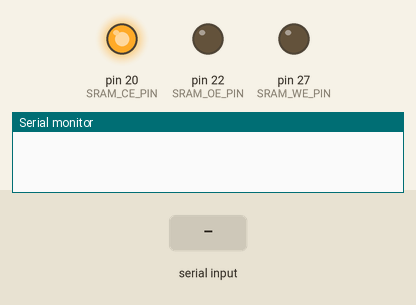
The sketch below on a simulated Arduino Mega 2560, built with avr-gcc and run on an emulated ATmega2560. On the bench: output pins drawn as LEDs (lit = HIGH), the last lines printed to the serial monitor. The inputs (shaded band) are chosen by the test bench.

Above: at 1.2 s.
1.3 s: "90,45\n" received over Serial
At 1.9 s:
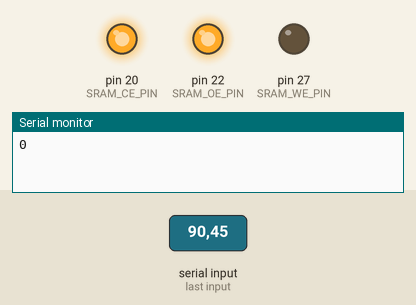
Timing chart, 0 to 4.3 s (numbered marks = the images above; inputs shaded):
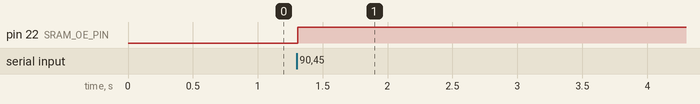

Measured:
- after the input at 1.3 s, pin 22 (SRAM_OE_PIN): LOW → HIGH at once

The sketch:

Arduinocode_for_tx_and_rx.ino
```cpp
#include <Arduino.h>

// Define the SRAM control pins
#define SRAM_CE_PIN 20
#define SRAM_WE_PIN 27
#define SRAM_OE_PIN 22

// Define address pins
#define SRAM_ADDRESS_PINS 15  // Number of address lines (32K address space)
#define SRAM_A0_PIN 1
#define SRAM_A1_PIN 2
#define SRAM_A2_PIN 3
#define SRAM_A3_PIN 4
#define SRAM_A4_PIN 5
#define SRAM_A5_PIN 6
#define SRAM_A6_PIN 7
#define SRAM_A7_PIN 8
#define SRAM_A8_PIN 9
#define SRAM_A9_PIN 10
#define SRAM_A10_PIN 21
#define SRAM_A11_PIN 23
#define SRAM_A12_PIN 24
#define SRAM_A13_PIN 25
#define SRAM_A14_PIN 26

// Define data pins
#define SRAM_DATA_PINS 8  // Number of data lines
#define SRAM_DATA_PIN_0 11
#define SRAM_DATA_PIN_1 12
#define SRAM_DATA_PIN_2 13
#define SRAM_DATA_PIN_3 15
#define SRAM_DATA_PIN_4 16
#define SRAM_DATA_PIN_5 17
#define SRAM_DATA_PIN_6 18
#define SRAM_DATA_PIN_7 19

const int arduinoBaudRate = 9600; // Baud rate for communication with NodeMCU
const char endMarker = '\n';      // Character marking the end of a message
char receivedData[1024];          // Buffer to store received data
boolean newData = false;          // Flag to indicate new data received

// Function to read data from SRAM at a specific address with data selection
uint8_t readSRAM(uint32_t address) {
  // Extract the first 3 bits for data selection
  uint8_t dataSelect = (address >> 15) & 0x07;

  // Set address lines (last 15 bits)
  for (int i = 0; i < SRAM_ADDRESS_PINS; i++) {
    pinMode(SRAM_A0_PIN + i, OUTPUT); // Set address pins as outputs
    digitalWrite(SRAM_A0_PIN + i, (address >> i) & 0x01);
  }

  // Enable SRAM (Chip Enable)
  digitalWrite(SRAM_CE_PIN, LOW);

  // Enable output (Output Enable)
  digitalWrite(SRAM_OE_PIN, LOW);

  // Read data from the selected data pin
  uint8_t dataBit = digitalRead(SRAM_DATA_PIN_0 + dataSelect);

  // Disable output (Output Enable)
  digitalWrite(SRAM_OE_PIN, HIGH);

  // Disable SRAM (Chip Disable)
  digitalWrite(SRAM_CE_PIN, HIGH);

  // Set address pins back to inputs
  for (int i = 0; i < SRAM_ADDRESS_PINS; i++) {
    pinMode(SRAM_A0_PIN + i, INPUT);
  }

  return dataBit;
}

void setup() {
  // Initialize control pins as outputs
  pinMode(SRAM_CE_PIN, OUTPUT);
  pinMode(SRAM_WE_PIN, OUTPUT);
  pinMode(SRAM_OE_PIN, OUTPUT);

  // Deselect the SRAM chip initially
  digitalWrite(SRAM_CE_PIN, HIGH);

  // Start Serial communication
  Serial.begin(arduinoBaudRate);
}

void loop() {
  // Handle data from NodeMCU via serial communication
  if (Serial.available() > 0) {
    String packetData = Serial.readStringUntil('\n');
    uint32_t address = packetData.toInt();

    // Ensure the address is within the valid range (0-262143) and not 0
    if (address > 0 && address <= 262143) {
      // Read data from SRAM at the specified address
      uint8_t sramData = readSRAM(address);

      // Print the received challenge and SRAM data
     // Serial.print(" ");
      //Serial.print(address);
     // Serial.print(": ");
      Serial.println(sramData, DEC);
    }
  }
}
```
